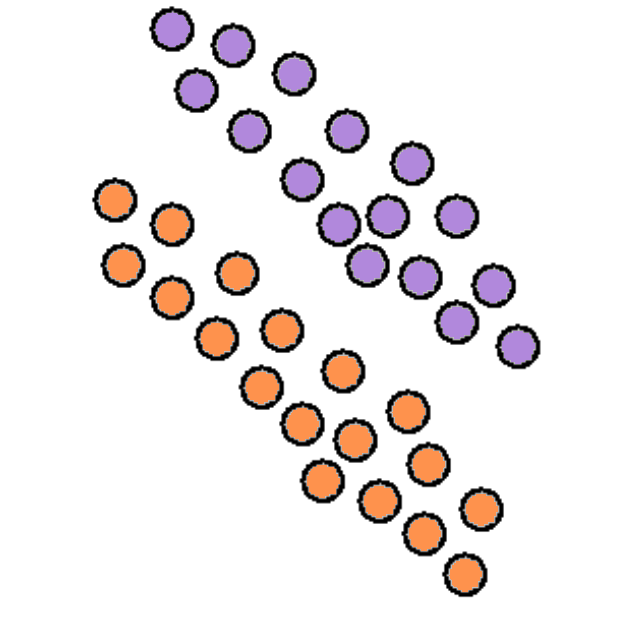
#> input picture TiltCV_detection/Circle.png, 636 x 634 px, given in place of the camera
$ python Test_circle.py   (older library calls are emulated)
#> lines starting #> are read from the running program, lines starting #| are printed output that depends on the picture
import cv2
import numpy as np
import argparse
import serial


def nothing(x):
    pass

cap = cv2.VideoCapture(0)

ser = serial.Serial('/dev/ttyUSB0',115200,timeout=1)

first_serv = 1
second_serv = 2

value_PWM_first_serv = 500
value_PWM_second_serv = 500

send_pkg = bytes([ord('#'), first_serv]) + value_PWM_first_serv.to_bytes(2, byteorder='big')
ser.write(send_pkg)

send_pkg = bytes([ord('#'), second_serv]) + value_PWM_second_serv.to_bytes(2, byteorder='big')
ser.write(send_pkg)

x_center = 320
y_center = 240

center_deviation = 5

alpha = 0.4
beta = 1 - alpha


cv2.namedWindow('image')

cv2.createTrackbar('DownH1','image', 65, 255, nothing)
cv2.createTrackbar('UpH1','image', 92, 255, nothing)

cv2.createTrackbar('DownS','image', 55, 255, nothing)
cv2.createTrackbar('UpS','image', 255, 255, nothing)

cv2.createTrackbar('DownV','image', 8, 255, nothing)
cv2.createTrackbar('UpV','image', 255, 255, nothing)

cv2.createTrackbar('erosion','image', 4, 20, nothing)
cv2.createTrackbar('dilation','image', 4, 20, nothing)

cv2.createTrackbar('minrad','image', 3, 255, nothing)
cv2.createTrackbar('maxrad','image', 700, 1000, nothing)

cv2.createTrackbar('deviation','image', 180, 240, nothing)

x = None
y = None

while(1):


    DownH1 = cv2.getTrackbarPos('DownH1','image')
    UpH1 = cv2.getTrackbarPos('UpH1','image')

    DownS = cv2.getTrackbarPos('DownS','image')
    UpS = cv2.getTrackbarPos('UpS','image')

    DownV = cv2.getTrackbarPos('DownV','image')
    UpV = cv2.getTrackbarPos('UpV','image')

    erosion_iter = cv2.getTrackbarPos('erosion','image')
    dilation_iter = cv2.getTrackbarPos('dilation','image')

    minrad = cv2.getTrackbarPos('minrad','image')
    maxrad = cv2.getTrackbarPos('maxrad','image')

    center_deviation = cv2.getTrackbarPos('deviation','image')

    _, frame = cap.read()
#> frame is the input picture: shape (634, 636, 3); mean B, G, R 233.7, 233.5, 238.6
    output = frame.copy()

    newhogh = cv2.cvtColor(frame, cv2.COLOR_BGR2GRAY) ####
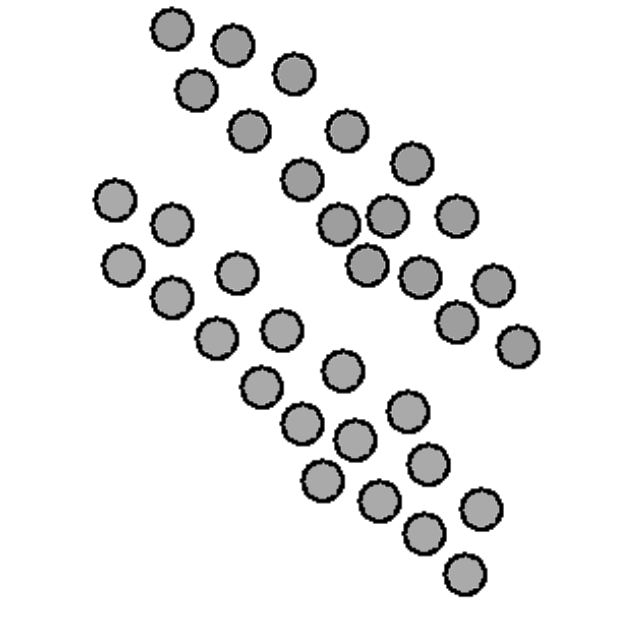
#> newhogh: shape (634, 636); min 0, max 255, mean 235

    blur = cv2.GaussianBlur(frame,(3,3),0)

    # clahe = cv2.createCLAHE(clipLimit=2, tileGridSize=(8,8))
    # cl1 = clahe.apply(gray)

    hsv = cv2.cvtColor(blur, cv2.COLOR_BGR2HSV)
#> hsv: shape (634, 636, 3); mean H, S, V 5.6, 9.8, 240

    lower_value = np.array([DownH1,DownS,DownV])
    upper_value = np.array([UpH1,UpS,UpV])
    res = cv2.inRange(hsv, lower_value, upper_value)
#> res: shape (634, 636); every value is 0

    newres = cv2.cvtColor(res, cv2.COLOR_GRAY2BGR)
#> newres: shape (634, 636, 3); every value is 0

    kernel = np.ones((3,3), np.uint8)

    erosion = cv2.erode(res, kernel, iterations = erosion_iter)

    opening = cv2.morphologyEx(erosion, cv2.MORPH_OPEN, kernel)

    dilation = cv2.dilate(erosion, kernel, iterations = dilation_iter)

    newdilation = cv2.cvtColor(dilation, cv2.COLOR_GRAY2BGR)

    processed = cv2.bitwise_and(frame,frame, mask = dilation)


    x = None
    y = None


    _, contours, hierarchy = cv2.findContours(dilation, cv2.RETR_TREE, cv2.CHAIN_APPROX_SIMPLE)
#> contours = []

    cv2.drawContours(frame,contours,0,(0,0,255),2)

    if contours:
        cnt = contours[0]

        # print(contours)

        (x,y), radius = cv2.minEnclosingCircle(cnt)
        center = (int(x),int(y))
        radius = int(radius)

        cv2.circle(frame,center,radius,(0,255,0),2)


    cv2.imshow('image',output )
    cv2.imshow('frame', dilation)
    cv2.imshow('original', frame)
    cv2.imshow('circle', processed)
    cv2.imshow('erosion',erosion )
    cv2.imshow('dilation',dilation )
    cv2.imshow('hsv', hsv )
    cv2.imshow('res', res )
    tst = np.hstack((erosion, dilation))
#> tst: shape (634, 1272); every value is 0
    tst1 = np.hstack((processed, frame))
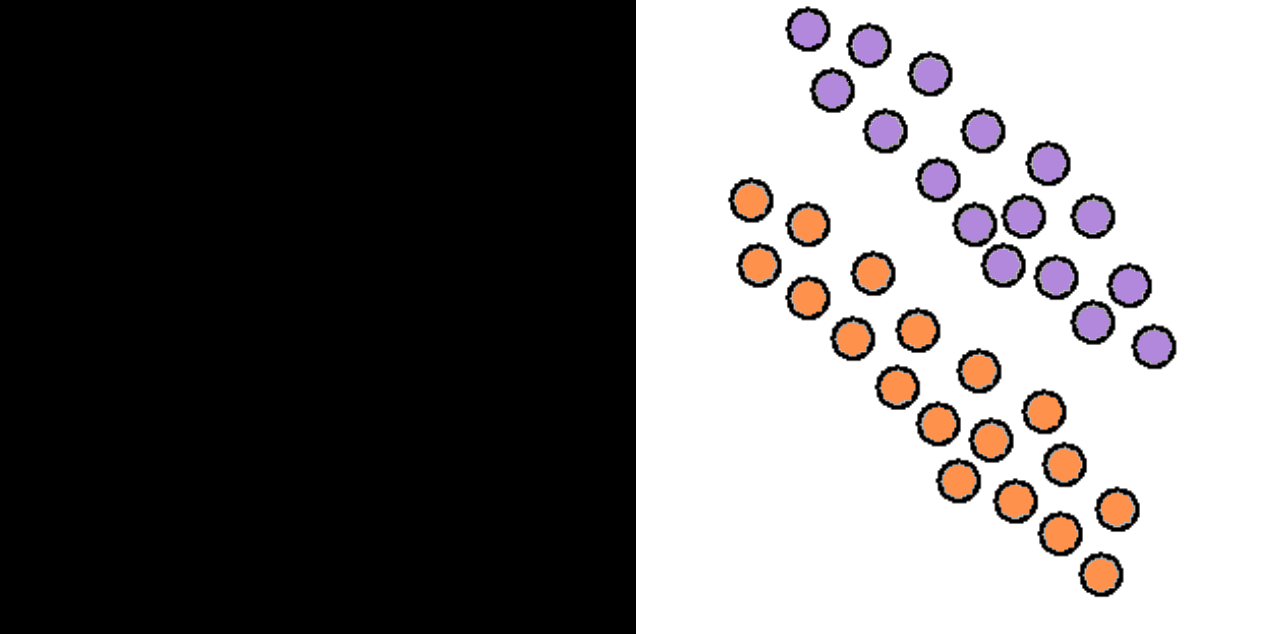
#> tst1: shape (634, 1272, 3); mean B, G, R 116.9, 116.7, 119.3
    cv2.imshow('tst', tst)
    cv2.imshow('tst1', tst1)


    k = cv2.waitKey(5) & 0xFF
#> (key Esc is pressed here)
    if k == 27:
        break

cv2.destroyAllWindows()
